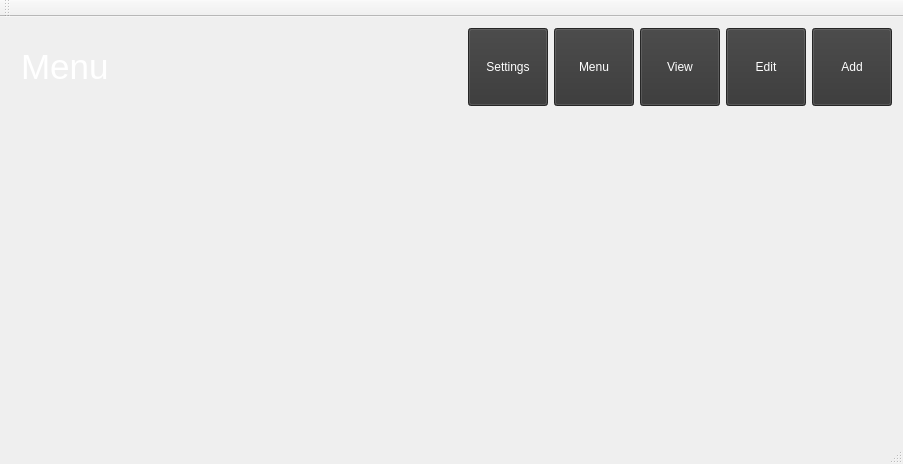
<?xml version="1.0" encoding="UTF-8"?>
<ui version="4.0">
 <class>MainWindow</class>
 <widget class="QMainWindow" name="MainWindow">
  <property name="geometry">
   <rect>
    <x>0</x>
    <y>0</y>
    <width>903</width>
    <height>464</height>
   </rect>
  </property>
  <property name="windowTitle">
   <string>MainWindow</string>
  </property>
  <widget class="QWidget" name="centralWidget">
   <layout class="QGridLayout" name="gridLayout">
    <property name="leftMargin">
     <number>0</number>
    </property>
    <property name="topMargin">
     <number>0</number>
    </property>
    <property name="rightMargin">
     <number>0</number>
    </property>
    <property name="bottomMargin">
     <number>0</number>
    </property>
    <item row="1" column="0">
     <widget class="QStackedWidget" name="centralStack">
      <widget class="QWidget" name="page"/>
      <widget class="QWidget" name="page_2"/>
     </widget>
    </item>
    <item row="0" column="0">
     <widget class="QWidget" name="widget" native="true">
      <property name="minimumSize">
       <size>
        <width>0</width>
        <height>100</height>
       </size>
      </property>
      <property name="maximumSize">
       <size>
        <width>16777215</width>
        <height>100</height>
       </size>
      </property>
      <property name="palette">
       <palette>
        <active>
         <colorrole role="WindowText">
          <brush brushstyle="SolidPattern">
           <color alpha="255">
            <red>255</red>
            <green>255</green>
            <blue>255</blue>
           </color>
          </brush>
         </colorrole>
         <colorrole role="Button">
          <brush brushstyle="SolidPattern">
           <color alpha="255">
            <red>53</red>
            <green>53</green>
            <blue>53</blue>
           </color>
          </brush>
         </colorrole>
         <colorrole role="Text">
          <brush brushstyle="SolidPattern">
           <color alpha="255">
            <red>255</red>
            <green>255</green>
            <blue>255</blue>
           </color>
          </brush>
         </colorrole>
         <colorrole role="BrightText">
          <brush brushstyle="SolidPattern">
           <color alpha="255">
            <red>255</red>
            <green>0</green>
            <blue>0</blue>
           </color>
          </brush>
         </colorrole>
         <colorrole role="ButtonText">
          <brush brushstyle="SolidPattern">
           <color alpha="255">
            <red>255</red>
            <green>255</green>
            <blue>255</blue>
           </color>
          </brush>
         </colorrole>
         <colorrole role="Base">
          <brush brushstyle="SolidPattern">
           <color alpha="255">
            <red>25</red>
            <green>25</green>
            <blue>25</blue>
           </color>
          </brush>
         </colorrole>
         <colorrole role="Window">
          <brush brushstyle="SolidPattern">
           <color alpha="255">
            <red>53</red>
            <green>53</green>
            <blue>53</blue>
           </color>
          </brush>
         </colorrole>
         <colorrole role="Highlight">
          <brush brushstyle="SolidPattern">
           <color alpha="255">
            <red>42</red>
            <green>130</green>
            <blue>218</blue>
           </color>
          </brush>
         </colorrole>
         <colorrole role="HighlightedText">
          <brush brushstyle="SolidPattern">
           <color alpha="255">
            <red>0</red>
            <green>0</green>
            <blue>0</blue>
           </color>
          </brush>
         </colorrole>
         <colorrole role="Link">
          <brush brushstyle="SolidPattern">
           <color alpha="255">
            <red>42</red>
            <green>130</green>
            <blue>218</blue>
           </color>
          </brush>
         </colorrole>
         <colorrole role="AlternateBase">
          <brush brushstyle="SolidPattern">
           <color alpha="255">
            <red>53</red>
            <green>53</green>
            <blue>53</blue>
           </color>
          </brush>
         </colorrole>
         <colorrole role="ToolTipBase">
          <brush brushstyle="SolidPattern">
           <color alpha="255">
            <red>255</red>
            <green>255</green>
            <blue>255</blue>
           </color>
          </brush>
         </colorrole>
         <colorrole role="ToolTipText">
          <brush brushstyle="SolidPattern">
           <color alpha="255">
            <red>255</red>
            <green>255</green>
            <blue>255</blue>
           </color>
          </brush>
         </colorrole>
        </active>
        <inactive>
         <colorrole role="WindowText">
          <brush brushstyle="SolidPattern">
           <color alpha="255">
            <red>255</red>
            <green>255</green>
            <blue>255</blue>
           </color>
          </brush>
         </colorrole>
         <colorrole role="Button">
          <brush brushstyle="SolidPattern">
           <color alpha="255">
            <red>53</red>
            <green>53</green>
            <blue>53</blue>
           </color>
          </brush>
         </colorrole>
         <colorrole role="Text">
          <brush brushstyle="SolidPattern">
           <color alpha="255">
            <red>255</red>
            <green>255</green>
            <blue>255</blue>
           </color>
          </brush>
         </colorrole>
         <colorrole role="BrightText">
          <brush brushstyle="SolidPattern">
           <color alpha="255">
            <red>255</red>
            <green>0</green>
            <blue>0</blue>
           </color>
          </brush>
         </colorrole>
         <colorrole role="ButtonText">
          <brush brushstyle="SolidPattern">
           <color alpha="255">
            <red>255</red>
            <green>255</green>
            <blue>255</blue>
           </color>
          </brush>
         </colorrole>
         <colorrole role="Base">
          <brush brushstyle="SolidPattern">
           <color alpha="255">
            <red>25</red>
            <green>25</green>
            <blue>25</blue>
           </color>
          </brush>
         </colorrole>
         <colorrole role="Window">
          <brush brushstyle="SolidPattern">
           <color alpha="255">
            <red>53</red>
            <green>53</green>
            <blue>53</blue>
           </color>
          </brush>
         </colorrole>
         <colorrole role="Highlight">
          <brush brushstyle="SolidPattern">
           <color alpha="255">
            <red>42</red>
            <green>130</green>
            <blue>218</blue>
           </color>
          </brush>
         </colorrole>
         <colorrole role="HighlightedText">
          <brush brushstyle="SolidPattern">
           <color alpha="255">
            <red>0</red>
            <green>0</green>
            <blue>0</blue>
           </color>
          </brush>
         </colorrole>
         <colorrole role="Link">
          <brush brushstyle="SolidPattern">
           <color alpha="255">
            <red>42</red>
            <green>130</green>
            <blue>218</blue>
           </color>
          </brush>
         </colorrole>
         <colorrole role="AlternateBase">
          <brush brushstyle="SolidPattern">
           <color alpha="255">
            <red>53</red>
            <green>53</green>
            <blue>53</blue>
           </color>
          </brush>
         </colorrole>
         <colorrole role="ToolTipBase">
          <brush brushstyle="SolidPattern">
           <color alpha="255">
            <red>255</red>
            <green>255</green>
            <blue>255</blue>
           </color>
          </brush>
         </colorrole>
         <colorrole role="ToolTipText">
          <brush brushstyle="SolidPattern">
           <color alpha="255">
            <red>255</red>
            <green>255</green>
            <blue>255</blue>
           </color>
          </brush>
         </colorrole>
        </inactive>
        <disabled>
         <colorrole role="WindowText">
          <brush brushstyle="SolidPattern">
           <color alpha="255">
            <red>120</red>
            <green>120</green>
            <blue>120</blue>
           </color>
          </brush>
         </colorrole>
         <colorrole role="Button">
          <brush brushstyle="SolidPattern">
           <color alpha="255">
            <red>53</red>
            <green>53</green>
            <blue>53</blue>
           </color>
          </brush>
         </colorrole>
         <colorrole role="Text">
          <brush brushstyle="SolidPattern">
           <color alpha="255">
            <red>120</red>
            <green>120</green>
            <blue>120</blue>
           </color>
          </brush>
         </colorrole>
         <colorrole role="BrightText">
          <brush brushstyle="SolidPattern">
           <color alpha="255">
            <red>255</red>
            <green>0</green>
            <blue>0</blue>
           </color>
          </brush>
         </colorrole>
         <colorrole role="ButtonText">
          <brush brushstyle="SolidPattern">
           <color alpha="255">
            <red>120</red>
            <green>120</green>
            <blue>120</blue>
           </color>
          </brush>
         </colorrole>
         <colorrole role="Base">
          <brush brushstyle="SolidPattern">
           <color alpha="255">
            <red>53</red>
            <green>53</green>
            <blue>53</blue>
           </color>
          </brush>
         </colorrole>
         <colorrole role="Window">
          <brush brushstyle="SolidPattern">
           <color alpha="255">
            <red>53</red>
            <green>53</green>
            <blue>53</blue>
           </color>
          </brush>
         </colorrole>
         <colorrole role="Highlight">
          <brush brushstyle="SolidPattern">
           <color alpha="255">
            <red>0</red>
            <green>120</green>
            <blue>215</blue>
           </color>
          </brush>
         </colorrole>
         <colorrole role="HighlightedText">
          <brush brushstyle="SolidPattern">
           <color alpha="255">
            <red>0</red>
            <green>0</green>
            <blue>0</blue>
           </color>
          </brush>
         </colorrole>
         <colorrole role="Link">
          <brush brushstyle="SolidPattern">
           <color alpha="255">
            <red>42</red>
            <green>130</green>
            <blue>218</blue>
           </color>
          </brush>
         </colorrole>
         <colorrole role="AlternateBase">
          <brush brushstyle="SolidPattern">
           <color alpha="255">
            <red>53</red>
            <green>53</green>
            <blue>53</blue>
           </color>
          </brush>
         </colorrole>
         <colorrole role="ToolTipBase">
          <brush brushstyle="SolidPattern">
           <color alpha="255">
            <red>255</red>
            <green>255</green>
            <blue>255</blue>
           </color>
          </brush>
         </colorrole>
         <colorrole role="ToolTipText">
          <brush brushstyle="SolidPattern">
           <color alpha="255">
            <red>255</red>
            <green>255</green>
            <blue>255</blue>
           </color>
          </brush>
         </colorrole>
        </disabled>
       </palette>
      </property>
      <layout class="QHBoxLayout" name="horizontalLayout">
       <item>
        <spacer name="horizontalSpacer_2">
         <property name="orientation">
          <enum>Qt::Horizontal</enum>
         </property>
         <property name="sizeType">
          <enum>QSizePolicy::Fixed</enum>
         </property>
         <property name="sizeHint" stdset="0">
          <size>
           <width>10</width>
           <height>0</height>
          </size>
         </property>
        </spacer>
       </item>
       <item>
        <widget class="QLabel" name="pageTitle_label">
         <property name="font">
          <font>
           <pointsize>26</pointsize>
          </font>
         </property>
         <property name="text">
          <string>Menu</string>
         </property>
        </widget>
       </item>
       <item>
        <spacer name="horizontalSpacer">
         <property name="orientation">
          <enum>Qt::Horizontal</enum>
         </property>
         <property name="sizeHint" stdset="0">
          <size>
           <width>40</width>
           <height>20</height>
          </size>
         </property>
        </spacer>
       </item>
       <item>
        <widget class="QPushButton" name="settings_button">
         <property name="sizePolicy">
          <sizepolicy hsizetype="Minimum" vsizetype="Preferred">
           <horstretch>0</horstretch>
           <verstretch>0</verstretch>
          </sizepolicy>
         </property>
         <property name="text">
          <string>Settings</string>
         </property>
         <property name="autoExclusive">
          <bool>true</bool>
         </property>
        </widget>
       </item>
       <item>
        <widget class="QPushButton" name="menuScreen_button">
         <property name="sizePolicy">
          <sizepolicy hsizetype="Minimum" vsizetype="Preferred">
           <horstretch>0</horstretch>
           <verstretch>0</verstretch>
          </sizepolicy>
         </property>
         <property name="text">
          <string>Menu</string>
         </property>
         <property name="autoExclusive">
          <bool>true</bool>
         </property>
        </widget>
       </item>
       <item>
        <widget class="QPushButton" name="viewScreen_button">
         <property name="sizePolicy">
          <sizepolicy hsizetype="Minimum" vsizetype="Preferred">
           <horstretch>0</horstretch>
           <verstretch>0</verstretch>
          </sizepolicy>
         </property>
         <property name="text">
          <string>View</string>
         </property>
         <property name="autoExclusive">
          <bool>true</bool>
         </property>
        </widget>
       </item>
       <item>
        <widget class="QPushButton" name="editScreen_button">
         <property name="sizePolicy">
          <sizepolicy hsizetype="Minimum" vsizetype="Preferred">
           <horstretch>0</horstretch>
           <verstretch>0</verstretch>
          </sizepolicy>
         </property>
         <property name="text">
          <string>Edit</string>
         </property>
         <property name="autoExclusive">
          <bool>true</bool>
         </property>
        </widget>
       </item>
       <item>
        <widget class="QPushButton" name="addScreen_button">
         <property name="sizePolicy">
          <sizepolicy hsizetype="Minimum" vsizetype="Preferred">
           <horstretch>0</horstretch>
           <verstretch>0</verstretch>
          </sizepolicy>
         </property>
         <property name="text">
          <string>Add</string>
         </property>
         <property name="autoExclusive">
          <bool>true</bool>
         </property>
        </widget>
       </item>
      </layout>
     </widget>
    </item>
   </layout>
  </widget>
  <widget class="QMenuBar" name="menuBar">
   <property name="geometry">
    <rect>
     <x>0</x>
     <y>0</y>
     <width>903</width>
     <height>26</height>
    </rect>
   </property>
  </widget>
  <widget class="QToolBar" name="mainToolBar">
   <attribute name="toolBarArea">
    <enum>TopToolBarArea</enum>
   </attribute>
   <attribute name="toolBarBreak">
    <bool>false</bool>
   </attribute>
  </widget>
  <widget class="QStatusBar" name="statusBar"/>
 </widget>
 <layoutdefault spacing="6" margin="11"/>
 <resources/>
 <connections/>
</ui>
